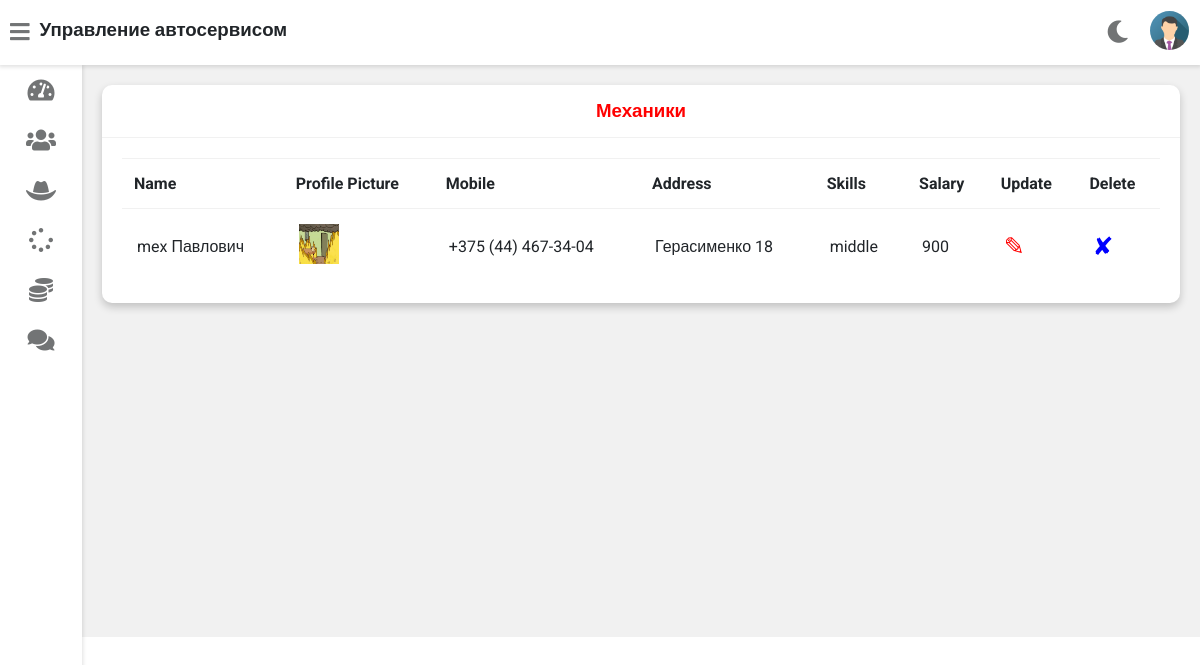
Screenshot of /admin-view-mechanic (signed in) with the database file from the repository.
### vehicle/models.py (models this page shows, shortened)
class Mechanic(models.Model):
    user = models.OneToOneField(User, on_delete=models.CASCADE)
    profile_pic = models.ImageField(upload_to='profile_pic/MechanicProfilePic/', null=True, blank=True)
    address = models.CharField(max_length=40)
    mobile = models.CharField(max_length=20, null=False)
    skill = models.CharField(max_length=500, null=True)
    salary = models.PositiveIntegerField(null=True)
    status = models.BooleanField(default=False)
    @property
    def get_name(self):
        return self.user.first_name + " " + self.user.last_name

### vehicle/views.py (the view)
# urls.py: path('admin-view-mechanic', views.admin_view_mechanic_view, name='admin-view-mechanic'),
@login_required(login_url='adminlogin')
def admin_view_mechanic_view(request):
    mechanics = models.Mechanic.objects.all()
    return render(request, 'vehicle/admin_view_mechanic.html', {'mechanics': mechanics})

### templates/vehicle/admin_view_mechanic.html
{% extends 'vehicle/adminbase.html' %}
{% block content %}
{% load static %}
	<div class="wrapper">
		<div class="row">
			<div class="col-12 col-m-12 col-sm-12">
				<div class="card">
					<div class="card-header">
						<h3 style="color:red; text-align:center" >Механики
						</h3>
					</div>
					<div class="card-content">
						<table>
							<thead>
                <tr>
                  <th>Name</th>
                  <th>Profile Picture</th>
                  <th>Mobile</th>
                  <th>Address</th>
                  <th>Skills</th>
                  <th>Salary</th>
                  <th>Update</th>
                  <th>Delete</th>
                </tr>
							</thead>
							<tbody>
              {% for m in mechanics %}
                <tr>
                  <td> {{m.get_name}}</td>
                  <td> <img src="{% static m.profile_pic.url %}" alt="Profile Pic" height="40px" width="40px" /></td>
                  <td>{{m.mobile}}</td>
                  <td>{{m.address}}</td>
                  <td>{{m.skill}}</td>
                  <td>{{m.salary}}</td>
                  <td><a  style="color:red; text-decoration:none;font-size:25px;" href="{% url 'update-mechanic' m.id  %}">&#9998;</a></td>
                  <td><a style="color:blue; text-decoration:none;font-size:25px;"href="{% url 'delete-mechanic' m.id  %}">&#10008;</a></td>
                </tr>
                {% endfor %}
							</tbody>
						</table>
					</div>
				</div>
			</div>
		</div>
<br><br><br><br><br><br><br><br><br><br><br><br><br><br><br><br>
	</div>
{% endblock content %}

### static/style.css (style rules this page uses)
:root { --primary-color: #4834d4; --success-color: #6ab04c; --warning-color: #f0932b; --danger-color: #eb4d4b; --light-color: #212529; --light-second-color: #727475; --light-background: #ffffff; --light-second-background: #f1f1f1; --dark-color: #909090; --dark-second-color: #f5f6fa; --dark-background: #23242D; --dark-second-background: #181818; }
.light { --main-bg-color: var(--light-background); --second-bg-color: var(--light-second-background); --main-color: var(--light-color); --second-color: var(--light-second-color); }
* { box-sizing: border-box; }
body { font-family: 'Roboto', sans-serif; background: var(--main-bg-color); color: var(--main-color); margin: 0; }
.wrapper { padding: 10px; margin-left: 82px; padding-top: 75px; background: var(--second-bg-color); transition: margin-left .5s; }
.row { display: flex; flex-wrap: wrap; flex-direction: row; }
.row:after, .row:before { box-sizing: border-box; }
[class*="col-"] { padding: 10px; }
@media only screen and (min-width: 600px) { .col-sm-12 { width: 100%; } }
@media only screen and (min-width: 768px) { .col-m-12 { width: 100%; } }
@media only screen and (min-width: 992px) { .col-12 { width: 100%; } }
.card { background: var(--main-bg-color); color: var(--main-color); border-radius: 10px; margin-bottom: 10px; box-shadow: 0 4px 8px 0 rgba(0,0,0,0.2); }
.card-header { padding: 15px 30px; border-bottom: 1px solid var(--second-bg-color); position: relative; }
.card-header h3 { margin: 0; }
.card-content { padding: 20px; overflow-x: auto; }
table { border-collapse: collapse; width: 100%; }
table td { border-top: 1px solid var(--second-bg-color); padding: 15px; }
table th { border-top: 1px solid var(--second-bg-color); border-bottom: 1px solid var(--second-bg-color); padding: 15px 12px; text-align: left; }

### rows the page displays
Mechanic: get_name "mex Павлович", profile_pic (picture), mobile "+375 (44) 467-34-04", address "Герасименко 18", skill "middle", salary "900"
